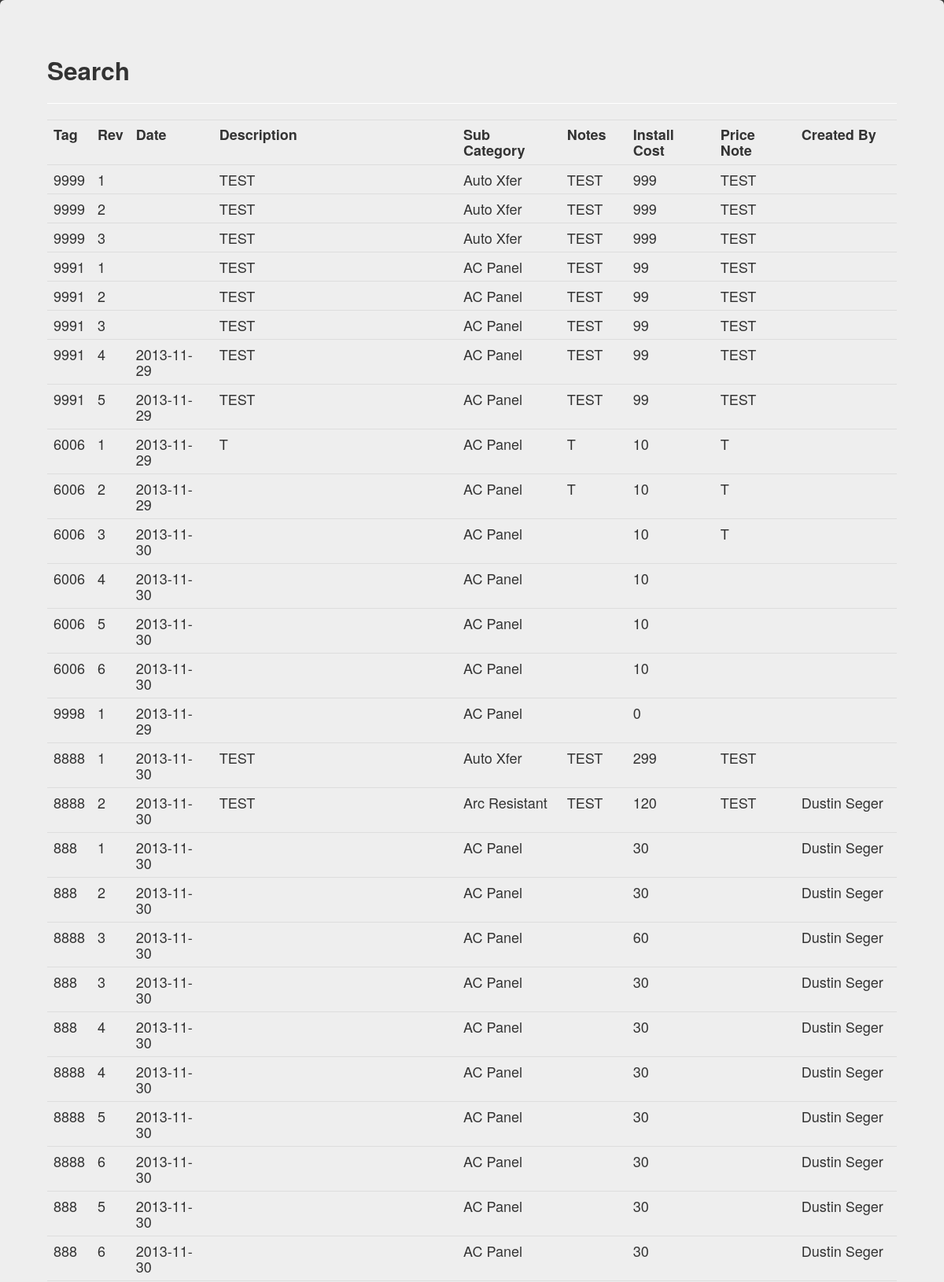
Screenshot of /searchStuff.php (upper part) with the database file from the repository.
### tables this page shows
CREATE TABLE IF NOT EXISTS `Tag` (
  `Number` int(11) NOT NULL DEFAULT '0',
  `Revision` int(11) NOT NULL AUTO_INCREMENT,
  `Date` date DEFAULT NULL,
  `Labor_cost` decimal(10,0) NOT NULL,
  `Engineering_cost` decimal(10,0) NOT NULL,
  `Lead_time` int(11) DEFAULT NULL,
  `Price_expires` date DEFAULT NULL,
  `Tag_notes` varchar(256) DEFAULT NULL,
  `Tag_desc` varchar(256) DEFAULT NULL,
  `Material_cost` decimal(10,0) NOT NULL,
  `Price_notes` varchar(256) DEFAULT NULL,
  `Install_cost` decimal(10,0) NOT NULL,
  `Cat_id` int(11) DEFAULT NULL,
  `Complexity_id` int(11) DEFAULT NULL,
  `Created_by` varchar(50) DEFAULT NULL,
  PRIMARY KEY (`Number`,`Revision`),
  KEY `Created_by` (`Created_by`),
  KEY `Cat_id` (`Cat_id`),
  KEY `Complexity_id` (`Complexity_id`)
);

CREATE TABLE IF NOT EXISTS `Subcategory` (
  `Id` int(11) NOT NULL DEFAULT '0',
  `Name` varchar(50) DEFAULT NULL,
  PRIMARY KEY (`Id`)
);

### searchStuff.php (the view, shortened to what this page needs)
<!DOCTYPE html>
<html lang="en">
  <head>
    <link href="./bootstrap/css/bootstrap.min.css" rel="stylesheet">
    <link rel="stylesheet" href="./css/font-awesome.min.css">
  </head>
    <body>
      <div class="hero-unit">
        <h2>Search</h2>
      <hr/>
<?php
echo '<table class="table table-hover">';
echo '<th>Tag</th>';
echo '<th>Rev</th>';
echo '<th>Date</th>';
echo '<th>Description</th>';
echo '<th>Sub Category</th>';
echo '<th>Notes</th>';
echo '<th>Install Cost</th>';
echo '<th>Price Note</th>';
echo '<th>Created By</th>';
$count = 0;
$query1 = "SELECT * From Tag JOIN Subcategory ON Cat_id = ID Where
    ";
  if($count == 0)
    $query1 = $query1 . " 1 ";
$result1 = mysql_query($query1);
while($row = mysql_fetch_assoc($result1))
{
  echo '<tr class="list" TagNum="' . $row['Number'] . '" RevNum="' . $row['Revision'] . ' ">';
  echo '<td>', $row['Number'], '</td>';
  echo '<td>', $row['Revision'], '</td>';
  echo '<td>', $row['Date'], '</td>';
  echo '<td>', $row['Tag_desc'], '</td>';
  echo '<td>', $row['Name'], '</td>';
  echo '<td>', $row['Tag_notes'], '</td>';
  echo '<td>', $row['Install_cost'], '</td>';
  echo '<td>', $row['Price_notes'], '</td>';
  echo '<td>', $row['Created_by'], '</td>';
  echo '</tr>';
}
echo '</table>';
?>
    </div>
  </body>
</html>

### searchStuff.php (style rules this page uses)
html { height: 100%; }
body { height: 100%; background: url( "./images/low_contrast_linen.png") repeat scroll 0 0 transparent; }

### rows the page displays
tag: Number "9999", Revision "1", Tag_desc "TEST", subcategory.Name "Auto Xfer", Tag_notes "TEST", Install_cost "999", Price_notes "TEST"
tag: Number "9999", Revision "2", Tag_desc "TEST", subcategory.Name "Auto Xfer", Tag_notes "TEST", Install_cost "999", Price_notes "TEST"
tag: Number "9999", Revision "3", Tag_desc "TEST", subcategory.Name "Auto Xfer", Tag_notes "TEST", Install_cost "999", Price_notes "TEST"
tag: Number "9991", Revision "1", Tag_desc "TEST", subcategory.Name "AC Panel", Tag_notes "TEST", Install_cost "99", Price_notes "TEST"
tag: Number "9991", Revision "2", Tag_desc "TEST", subcategory.Name "AC Panel", Tag_notes "TEST", Install_cost "99", Price_notes "TEST"
tag: Number "9991", Revision "3", Tag_desc "TEST", subcategory.Name "AC Panel", Tag_notes "TEST", Install_cost "99", Price_notes "TEST"
tag: Number "9991", Revision "4", Date "2013-11-29", Tag_desc "TEST", subcategory.Name "AC Panel", Tag_notes "TEST", Install_cost "99", Price_notes "TEST"
tag: Number "9991", Revision "5", Date "2013-11-29", Tag_desc "TEST", subcategory.Name "AC Panel", Tag_notes "TEST", Install_cost "99", Price_notes "TEST"
tag: Number "6006", Revision "1", Date "2013-11-29", Tag_desc "T", subcategory.Name "AC Panel", Tag_notes "T", Install_cost "10", Price_notes "T"
tag: Number "6006", Revision "2", Date "2013-11-29", subcategory.Name "AC Panel", Tag_notes "T", Install_cost "10", Price_notes "T"
tag: Number "6006", Revision "3", Date "2013-11-30", subcategory.Name "AC Panel", Install_cost "10", Price_notes "T"
tag: Number "6006", Revision "4", Date "2013-11-30", subcategory.Name "AC Panel", Install_cost "10"
tag: Number "6006", Revision "5", Date "2013-11-30", subcategory.Name "AC Panel", Install_cost "10"
tag: Number "6006", Revision "6", Date "2013-11-30", subcategory.Name "AC Panel", Install_cost "10"
tag: Number "9998", Revision "1", Date "2013-11-29", subcategory.Name "AC Panel", Install_cost "0"
tag: Number "8888", Revision "1", Date "2013-11-30", Tag_desc "TEST", subcategory.Name "Auto Xfer", Tag_notes "TEST", Install_cost "299", Price_notes "TEST"
tag: Number "8888", Revision "2", Date "2013-11-30", Tag_desc "TEST", subcategory.Name "Arc Resistant", Tag_notes "TEST", Install_cost "120", Price_notes "TEST", Created_by "Dustin Seger"
tag: Number "888", Revision "1", Date "2013-11-30", subcategory.Name "AC Panel", Install_cost "30", Created_by "Dustin Seger"
tag: Number "888", Revision "2", Date "2013-11-30", subcategory.Name "AC Panel", Install_cost "30", Created_by "Dustin Seger"
tag: Number "8888", Revision "3", Date "2013-11-30", subcategory.Name "AC Panel", Install_cost "60", Created_by "Dustin Seger"
tag: Number "888", Revision "3", Date "2013-11-30", subcategory.Name "AC Panel", Install_cost "30", Created_by "Dustin Seger"
tag: Number "888", Revision "4", Date "2013-11-30", subcategory.Name "AC Panel", Install_cost "30", Created_by "Dustin Seger"
tag: Number "8888", Revision "4", Date "2013-11-30", subcategory.Name "AC Panel", Install_cost "30", Created_by "Dustin Seger"
tag: Number "8888", Revision "5", Date "2013-11-30", subcategory.Name "AC Panel", Install_cost "30", Created_by "Dustin Seger"
tag: Number "8888", Revision "6", Date "2013-11-30", subcategory.Name "AC Panel", Install_cost "30", Created_by "Dustin Seger"
tag: Number "888", Revision "5", Date "2013-11-30", subcategory.Name "AC Panel", Install_cost "30", Created_by "Dustin Seger"
tag: Number "888", Revision "6", Date "2013-11-30", subcategory.Name "AC Panel", Install_cost "30", Created_by "Dustin Seger"
